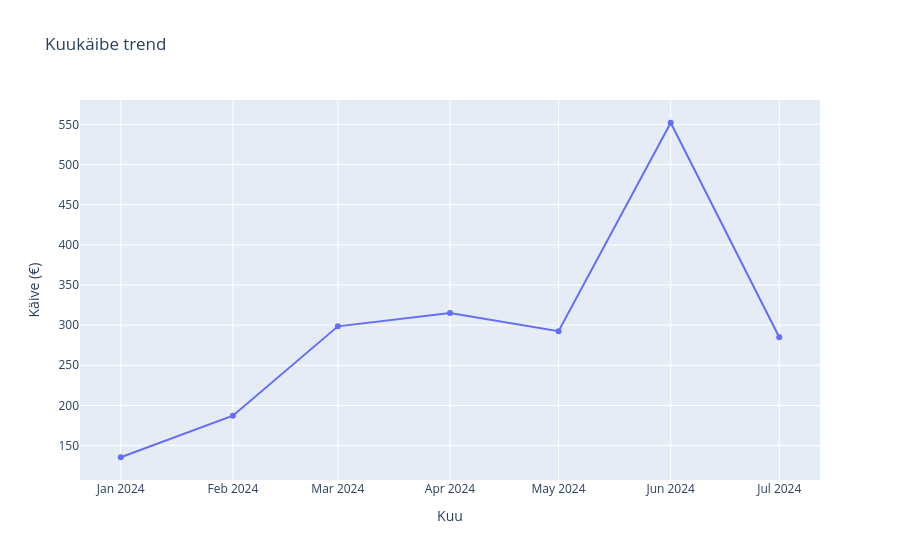

This figure's notebook cell:
### Code cell
# 1. PARANDUS: Muudame veeru igaks juhuks uuesti kuupäeva tüübiks
df['sale_date'] = pd.to_datetime(df['sale_date'])

# Nüüd .dt töötab ilma veata! Teeme aasta-kuu veeru
df['month'] = df['sale_date'].dt.to_period('M').astype(str)

# 2. Arvutame iga kuu kogukäibe
monthly_revenue = df.groupby('month')['total_price'].sum().reset_index()

# 3. Loo joondiagramm
fig_trend = px.line(
    monthly_revenue, 
    x='month', 
    y='total_price', 
    title='Kuukäibe trend',
    markers=True,
    labels={'month': 'Kuu', 'total_price': 'Käive (€)'}
)
fig_trend.show()

### Figure 1 — Plotly figure (JSON) as saved in the notebook; plotly's stock layout.template omitted (floating-point values rounded to 4 significant figures)
{"data": [{"hovertemplate": "Kuu=%{x}<br>Käive (€)=%{y}<extra></extra>", "legendgroup": "", "line": {"color": "#636efa", "dash": "solid"}, "marker": {"symbol": "circle"}, "mode": "lines+markers", "name": "", "orientation": "v", "showlegend": false, "type": "scatter", "x": ["2024-01", "2024-02", "2024-03", "2024-04", "2024-05", "2024-06", "2024-07"], "xaxis": "x", "y": [135.5, 187.3, 298.5, 315.0, 292.5, 552.0, 285.0], "yaxis": "y"}], "layout": {"legend": {"tracegroupgap": 0}, "title": {"text": "Kuukäibe trend"}, "xaxis": {"anchor": "y", "domain": [0, 1], "title": {"text": "Kuu"}}, "yaxis": {"anchor": "x", "domain": [0, 1], "title": {"text": "Käive (€)"}}}}
